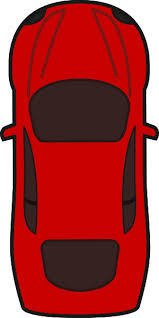
#> input picture assets/images.jpeg, 159 x 318 px, given in place of the camera
$ python detect_by_bolor_vid.py
#> lines starting #> are read from the running program, lines starting #| are printed output that depends on the picture; after the words box and inside, x2 and y2 are one past the last pixel; in counts of white or black regions, pixels touching at a corner belong together
#> in detect_objects_by_color_rt, frame is the input picture: shape (318, 159, 3); mean B, G, R 54.7, 54.9, 161.8
### cv1/tools.py
import numpy as np
from cv1.shapes import Shape
from typing import Sequence


# [5 lines of commented-out code are left out]


# [141 lines left out: functions pad, clip_array, filter_2d, not called in this run]


def bgr2hsv(src):
    """
    Convertit une image BGR en HSV.

    Args:
        src (numpy.ndarray): L'image source.

    Returns:
        numpy.ndarray: L'image HSV.
    """
    if not isinstance(src, np.ndarray):
        raise ValueError("src should be a numpy array")

    if src.shape[2] != 3:
        raise ValueError("src should be a BGR image")
    np.seterr(divide="ignore", invalid="ignore")

    hsv = np.zeros_like(src)

    # Extract the BGR channels and normalize
    b, g, r = src[:, :, 0] / 255.0, src[:, :, 1] / 255.0, src[:, :, 2] / 255.0

    # Calculate the value channel
    v = np.max(src, axis=2) / 255.0
    m = np.min(src, axis=2) / 255.0

    # Calculate the saturation channel
    s = np.zeros_like(v)
    non_zero_v = v != 0
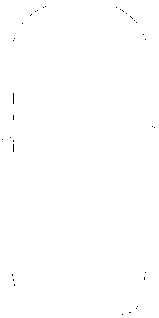
#> non_zero_v: shape (318, 159) bool; 99.9% white; black in thin lines or dots
    s[non_zero_v] = (v[non_zero_v] - m[non_zero_v]) / v[non_zero_v] * 255

    # Calculate the hue channel
    h = np.zeros_like(v)

    delta = v - m
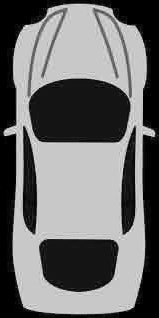
#> delta: shape (318, 159) float64; min 0, max 0.953, mean 0.427

    h[v == r] = 60 * (g[v == r] - b[v == r]) / (delta[v == r])
    h[v == g] = 120 + 60 * (b[v == g] - r[v == g]) / (delta[v == g])
    h[v == b] = 240 + 60 * (r[v == b] - g[v == b]) / (delta[v == b])
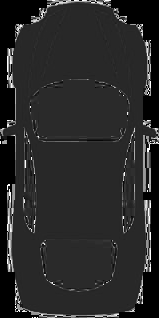
#> h: shape (318, 159) float64; 16.68% of the values are NaN or infinite; the others: min -56.47, max 300, mean 12.98; drawn with min black, max white, NaN and infinite black
    h[v == 0] = 0
#> h: shape (318, 159) float64; 16.68% of pixels changed, all inside (x1, y1, x2, y2) = (0, 0, 159, 318)

    # Convert the hue channel to degrees
    h[h < 0] += 360
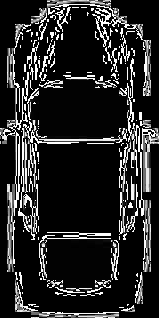
#> h: shape (318, 159) float64; 16.55% of the values are NaN or infinite; the others: min 0, max 359.7, mean 68.89; drawn with min black, max white, NaN and infinite black

    # Normalize the hue channel
    h = (h / 360.0) * 179.0
    # Merge the channels
    hsv[:, :, 0], hsv[:, :, 1], hsv[:, :, 2] = h, s, np.max(src, axis=2)
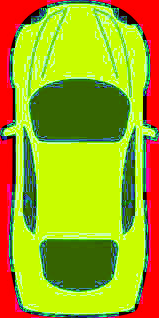
#> hsv: shape (318, 159, 3); mean B, G, R 28.4, 164.5, 162.4

    return hsv


# [193 lines left out: functions create_shape, bitwise_and, in_range, threshold, bitwise_not, add_weighted, not called in this run]

### cv1/detection.py
import numpy as np


# [52 lines left out: functions dfs, find_contours, calculate_center, not called in this run]


def in_range_detect(image, lower_bound, upper_bound):
    """
    Effectue une détection de couleur dans la plage spécifiée et retourne un masque
    et les coordonnées supérieures et inférieures de l'objet détecté.

    :param image: l'image à traiter
    :param lower_bound: la limite inférieure pour la détection de couleur
    :param upper_bound: la limite supérieure pour la détection de couleur

    :return: un masque avec l'objet détecté et les coordonnées supérieures et inférieures de l'objet détecté
    """
    if len(image.shape) == 2:
        raise ValueError("L'image d'entrée doit être au format HSV (3 dimensions)")

    # Obtenir la hauteur et la largeur de l'image
    height, width, _ = image.shape
#> height = 318; width = 159

    # Initialiser un masque de sortie avec des zéros
    mask = np.zeros((height, width), dtype=np.uint8)

    # Extraire les limites inférieure et supérieure pour chaque canal
    lower_bound_b, lower_bound_g, lower_bound_r = lower_bound
    upper_bound_b, upper_bound_g, upper_bound_r = upper_bound

    upper_x = 0
    upper_y = 0
    lower_x = width
#> lower_x = 159
    lower_y = height
#> lower_y = 318
    for y in range(height):
        for x in range(width):
            # Extraire les valeurs HSV du pixel actuel
            h, s, v = image[y, x]

            # Vérifier si les valeurs du pixel sont dans la plage spécifiée pour chaque canal
            if (
                lower_bound_b <= h <= upper_bound_b
                and lower_bound_g <= s <= upper_bound_g
                and lower_bound_r <= v <= upper_bound_r
            ):
                mask[y, x] = 255  # Mettre à 255 s'il est dans la plage

                # mettre à jour les coordonnées supérieures et inférieures
                if x > upper_x:
                    upper_x = x
                if y > upper_y:
                    upper_y = y
                if x < lower_x:
                    lower_x = x
                if y < lower_y:
                    lower_y = y
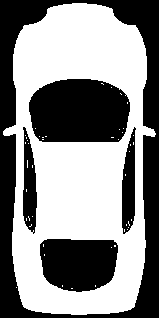
#> mask: shape (318, 159); 54% white; 5 black regions, box (x1, y1, x2, y2) and area: (0, 0, 159, 318) 12157, (29, 79, 130, 142) 5546, (40, 239, 118, 292) 3494, (122, 127, 136, 234) 1034, (23, 127, 37, 234) 1018
#> after the loop, lower_x = 3; lower_y = 3; upper_x = 155; upper_y = 314

    # obtenir les coordonnées supérieures et inférieures
    if upper_x == 0 and upper_y == 0 and lower_x == width and lower_y == height:
        return mask, None

    return mask, (upper_x, upper_y, lower_x, lower_y)

### detect_by_bolor_vid.py
import cv2
import numpy as np
from cv1 import detection, tools


def detect_objects_by_color_rt(target_color_lower, target_color_upper):
    cap = cv2.VideoCapture(0)
    cap.set(3, 320)
    cap.set(4, 240)
    while True:
        # Capture the current frame
        ret, frame = cap.read()
        cv2.flip(frame, 1, frame)
        # Convert the frame from BGR to HSV color space
        hsv_frame = tools.bgr2hsv(frame)
        upper_bound = np.array(target_color_upper)
        lower_bound = np.array(target_color_lower)

        # Create a binary mask where pixels within the color range are white and others are black
        _, contour = detection.in_range_detect(hsv_frame, lower_bound, upper_bound)
#> contour = (155, 314, 3, 3)

        if contour:
            cv2.rectangle(
                frame,
                (contour[0], contour[1]),
                (contour[2], contour[3]),
                (0, 255, 0),
                2,
            )
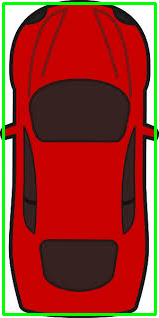
#> frame: shape (318, 159, 3); mean B, G, R 43.1, 57.3, 149.9

        cv2.imshow("color detection", frame)
        # Break the loop if the 'q' key is pressed
        if cv2.waitKey(10) & 0xFF == ord("q"):
#> (key q is pressed here)
            break

    # Release the webcam and close all windows
    cap.release()
    cv2.destroyAllWindows()


lower_red = np.array([0, 120, 70])
upper_red = np.array([180, 255, 255])
detect_objects_by_color_rt(lower_red, upper_red)

$ run again, on assets/Car.png
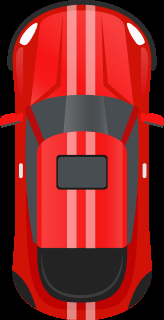
#> input picture assets/Car.png, 164 x 320 px, given in place of the camera
#> in detect_objects_by_color_rt, frame is the input picture: shape (320, 164, 3); mean B, G, R 39.5, 40.7, 138
#> non_zero_v: shape (320, 164) bool; 79.5% white; 4 black regions, box (x1, y1, x2, y2) and area: (98, 125, 164, 320) 3354, (0, 125, 65, 320) 3323, (0, 0, 69, 118) 2033, (96, 0, 164, 118) 2026
#> after the loop in in_range_detect, `for y in range(height):`:
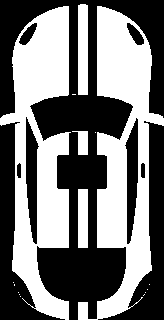
#> mask: shape (320, 164); 46.7% white; 16 white regions (11 under 20 px), largest, box (x1, y1, x2, y2) and area: (0, 6, 71, 320) 11482, (78, 6, 164, 320) 11293, (78, 4, 88, 95) 906, (78, 189, 88, 248) 590, (72, 131, 88, 155) 246
#> after the loop in in_range_detect, `for y in range(height):`: lower_x = 0; lower_y = 4; upper_x = 163; upper_y = 319
#> contour = (163, 319, 0, 4)
#> in detect_objects_by_color_rt, `cv2.rectangle( frame, (contour[0], contour[1]), (contour[2], contour[3..`:
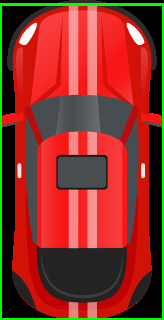
#> frame: shape (320, 164, 3); mean B, G, R 39.2, 50.4, 137.3

$ run again, on assets/camion.png
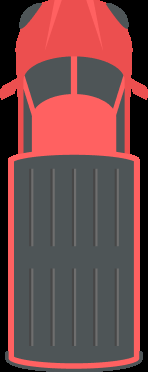
#> input picture assets/camion.png, 148 x 372 px, given in place of the camera
#> in detect_objects_by_color_rt, frame is the input picture: shape (372, 148, 3); mean B, G, R 73.5, 72.5, 115.5
#> non_zero_v: shape (372, 148) bool; 83.6% white; 4 black regions, box (x1, y1, x2, y2) and area: (102, 89, 148, 372) 2892, (0, 89, 45, 372) 2890, (0, 0, 48, 89) 1638, (100, 0, 148, 89) 1636
#> after the loop in in_range_detect, `for y in range(height):`:
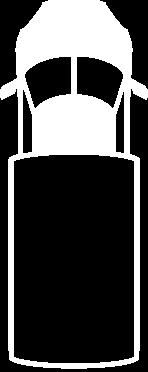
#> mask: shape (372, 148); 29.4% white; 1 white region, box (x1, y1, x2, y2) and area: (0, 0, 148, 369) 16179
#> after the loop in in_range_detect, `for y in range(height):`: lower_x = 0; upper_x = 147; upper_y = 368
#> contour = (147, 368, 0, 0)
#> in detect_objects_by_color_rt, `cv2.rectangle( frame, (contour[0], contour[1]), (contour[2], contour[3..`:
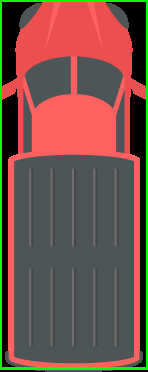
#> frame: shape (372, 148, 3); mean B, G, R 72.7, 82, 114.2
